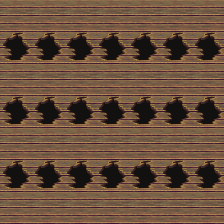

Tiled map render using the project's own tile images. Description and the whole map definition, tile-layer contents included, below:
An orthogonal 7x7 tile map with 32x32 px tiles, 1 tile layer (Tile Layer 1).

<map version="1.0" orientation="orthogonal" renderorder="left-up" width="7" height="7" tilewidth="32" tileheight="32" nextobjectid="1">
 <tileset firstgid="1" name="rpg_maker_vx_rtp_tileset_by_telles0808" tilewidth="32" tileheight="32" tilecount="2016" columns="32">
  <image source="../Sprites/rpg_maker_vx_rtp_tileset_by_telles0808.png" trans="000000" width="1024" height="2016" />
 </tileset>
 <layer name="Tile Layer 1" width="7" height="7">
  <data encoding="csv">
139,139,139,139,139,139,139,
171,171,171,171,171,171,171,
139,139,139,139,139,139,139,
171,171,171,171,171,171,171,
139,139,139,139,139,139,139,
171,171,171,171,171,171,171,
139,139,139,139,139,139,139
</data>
 </layer>
</map>
